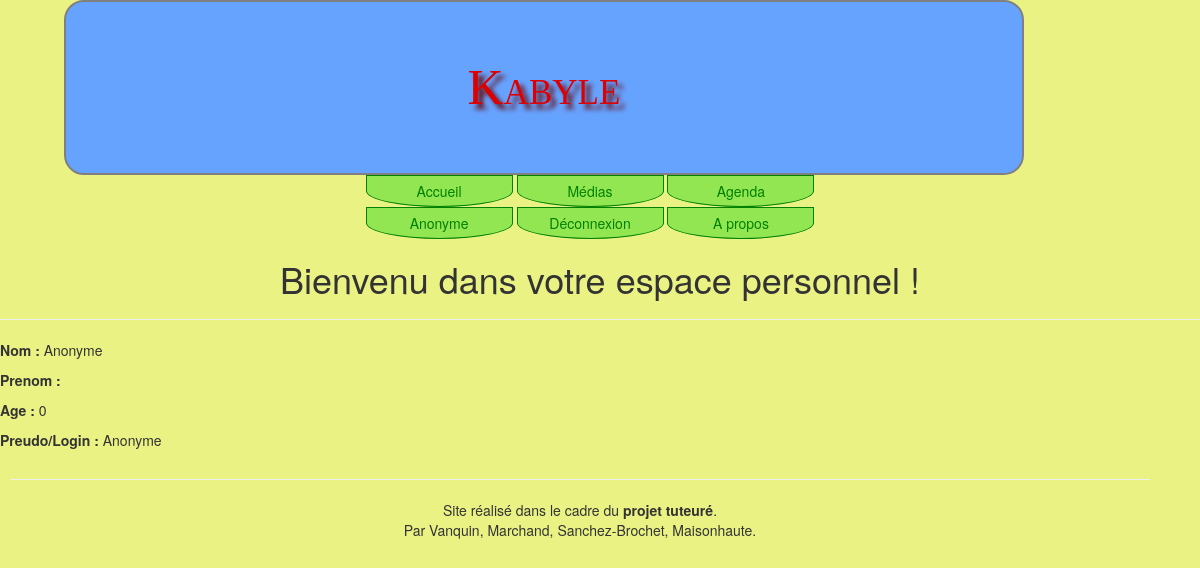
/index.php?page=espacePerso (signed in), run on the app's committed database.
### tables this page shows
CREATE TABLE IF NOT EXISTS `Utilisateur` (
  `Nom` varchar(35) NOT NULL,
  `Prenom` varchar(50) DEFAULT NULL,
  `Age` int(3) NOT NULL,
  `Email` varchar(35) NOT NULL,
  `Login` varchar(20) NOT NULL,
  `Pass` varchar(40) NOT NULL,
  `admin` tinyint(1) DEFAULT '0'
);

### model/UtilisateurManager.php (called while the page is built, shortened)
﻿<?php
	class UtilisateurManager extends Model{
		public function getDetailUser($login){
			$statut = $this -> executerRequete('SELECT * FROM Utilisateur WHERE Login=:Login',array(':Login'=>$login));
			$admin=$statut->fetch();
			return $admin;
		}
	}
?>

### bin/Phototeque.php (called while the page is built)
<?php
	$host ="localhost";
	$user ="p1405185";
	$password ="213980";
	$nombase ="p1405185";
?>

### model/Model.php (called while the page is built)
<?php
	abstract class Model{
		private static $bdd;
		protected function executerRequete($sql,$params=null){
			if ($params == null) {
				$resultat = self::getBdd()->query($sql);
			}
			else {
				$resultat = self::getBdd()->prepare($sql);
				$resultat->execute($params);
			}
			return $resultat;
		}
		private static function getBdd() {
			if(self::$bdd == null){
				require 'bin/Phototeque.php';
				self::$bdd = new PDO('mysql:host='.$host .';dbname='.$nombase,$user,$password);
				self::$bdd->exec('SET NAMES utf8');
				self::$bdd->setAttribute(PDO::ATTR_ERRMODE, PDO::ERRMODE_EXCEPTION);
			}
			return self::$bdd;
		}
	}
?>

### views/espacePerso.php (the view, shortened to what this page needs)
<?php
	echo'
	<h1>Bienvenu dans votre espace personnel !</h1><hr/>
	<p><b>Nom : </b>'.$user['Nom'].'</p>
	<p><b>Prenom : </b>'.$user['Prenom'].'</p>
	<p><b>Age : </b>'.$user['Age'].'</p>
	<p><b>Preudo/Login : </b>'.$user['Login'].'</p>
		';
	include('layout.php');
?>

### assets/css/style.css (style rules this page uses)
h1 { text-align : center; }

### data on the page
utilisateur: Nom "Anonyme", Age "0", Login "Anonyme"

### other printed values
$_SESSION['Login'] "Anonyme"
$etatCo "Déconnexion"
